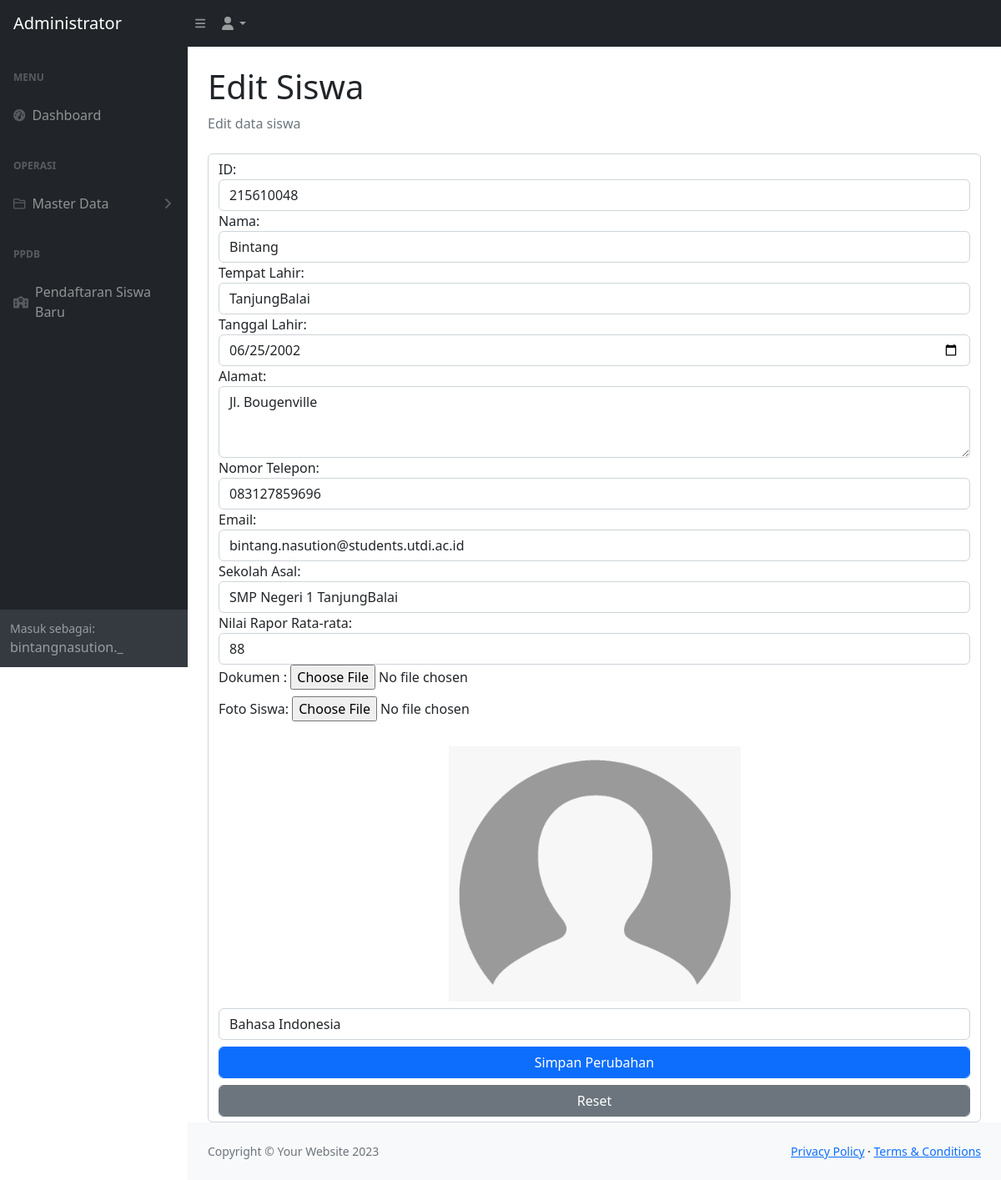
The app's page /page/admin/action/editsiswa.php?id=215610048 (signed in) with its own data.
### tables this page shows
CREATE TABLE `siswa` (
  `ID` int(11) NOT NULL,
  `Nama` varchar(100) DEFAULT NULL,
  `TempatLahir` varchar(100) DEFAULT NULL,
  `TanggalLahir` date DEFAULT NULL,
  `Alamat` varchar(255) DEFAULT NULL,
  `NomorTelepon` varchar(15) DEFAULT NULL,
  `Email` varchar(100) DEFAULT NULL,
  `SekolahAsal` varchar(100) DEFAULT NULL,
  `NilaiRapor` float DEFAULT NULL,
  `DokumenIdentitas` varchar(100) DEFAULT NULL,
  `FotoSiswa` varchar(50) DEFAULT NULL,
  `PilihanJurusan` varchar(100) DEFAULT NULL,
  `is_accepted` enum('Diterima','Ditinjau','Ditolak','') NOT NULL
);

### page/admin/action/editsiswa.php (the view, shortened to what this page needs)
<?php
$conn = new mysqli("localhost", "id22353485_proyekpsi", "Proyekpsi.123456789", "id22353485_proyek_sistem");
$id = $_GET['id'];
if(isset($_POST['submit'])){
    $nama = $_POST['nama'];
    $tempatLahir = $_POST['tempatLahir'];
    $tanggalLahir = $_POST['tanggalLahir'];
    $alamat = $_POST['alamat'];
    $nomorTelepon = $_POST['nomorTelepon'];
    $email = $_POST['email'];
    $sekolahAsal = $_POST['sekolahAsal'];
    $nilaiRapor = $_POST['nilaiRapor'];
    $pilihanJurusan = $_POST['pilihanJurusan'];
    $fotoSiswa = $_FILES['fotoSiswa']['name'];
    $target_dir = "uploads/";
    $target_file = $target_dir . basename($fotoSiswa);
    if ($fotoSiswa) {
        move_uploaded_file($_FILES["fotoSiswa"]["tmp_name"], $target_file);
        $fotoSiswaQuery = ", fotoSiswa='$fotoSiswa'";
    } else {
        $fotoSiswaQuery = "";
    }
    $query = "UPDATE siswa SET
                nama='$nama',
                tempatLahir='$tempatLahir',
                tanggalLahir='$tanggalLahir',
                alamat='$alamat',
                nomorTelepon='$nomorTelepon',
                email='$email',
                sekolahAsal='$sekolahAsal',
                nilaiRapor='$nilaiRapor',
                pilihanJurusan='$pilihanJurusan'
                $fotoSiswaQuery
              WHERE id='$id'";
    if (mysqli_query($conn, $query)) {
        header("Location: ../datasiswa.php?update=success");
    } else {
        echo "Error: " . $query . "<br>" . mysqli_error($conn);
    }
} else {
    $result = mysqli_query($conn, "SELECT * FROM siswa WHERE id='$id'");
    $data = mysqli_fetch_assoc($result);
}
?>
<!DOCTYPE html>
<html lang="en">
<head>
    <link href="https://cdn.jsdelivr.net/npm/simple-datatables@7.1.2/dist/style.min.css" rel="stylesheet" />
    <link href="../dist/css/styles.css" rel="stylesheet" />
</head>
<body class="sb-nav-fixed">
    <nav class="sb-topnav navbar navbar-expand navbar-dark bg-dark">
        <a class="navbar-brand ps-3" href="index.php">Administrator</a>
        <button class="btn btn-link btn-sm order-1 order-lg-0 me-4 me-lg-0" id="sidebarToggle" href="#!"><i class="fas fa-bars"></i></button>
        <ul class="navbar-nav ms-auto ms-md-0 me-3 me-lg-4">
            <li class="nav-item dropdown">
                <a class="nav-link dropdown-toggle" id="navbarDropdown" href="#" role="button" data-bs-toggle="dropdown" aria-expanded="false"><i class="fas fa-user fa-fw"></i></a>
            </li>
        </ul>
    </nav>
    <div id="layoutSidenav">
        <div id="layoutSidenav_nav">
            <nav class="sb-sidenav accordion sb-sidenav-dark" id="sidenavAccordion">
                <div class="sb-sidenav-menu">
                    <div class="nav">
                        <div class="sb-sidenav-menu-heading">Menu</div>
                        <a class="nav-link" href="dashboard.php">
                            <div class="sb-nav-link-icon"><i class="fas fa-tachometer-alt"></i></div>
                            Dashboard
                        </a>
                        <div class="sb-sidenav-menu-heading">Operasi</div>
                        <a class="nav-link collapsed" href="#" data-bs-toggle="collapse" data-bs-target="#collapseLayouts" aria-expanded="false" aria-controls="collapseLayouts">
                            <div class="sb-nav-link-icon"><i class="fa-regular fa-folder-closed"></i></div>
                            Master Data
                            <div class="sb-sidenav-collapse-arrow"><i class="fas fa-angle-down"></i></div>
                        </a>
                        <div class="sb-sidenav-menu-heading">PPDB</div>
                        <a class="nav-link" href="addsiswa.php">
                            <div class="sb-nav-link-icon"><i class="fa-solid fa-school"></i></div>
                            Pendaftaran Siswa Baru
                        </a>
                    </div>
                </div>
                <div class="sb-sidenav-footer">
                    <div class="small">Masuk sebagai:</div>
                    <?php echo $_SESSION['username'];?>
                </div>
            </nav>
        </div>
        <div id="layoutSidenav_content">
            <main>
                <div class="container-fluid px-4">
                    <h1 class="mt-4">Edit Siswa</h1>
                    <ol class="breadcrumb mb-4">
                        <li class="breadcrumb-item active">Edit data siswa</li>
                    </ol>
                    <form action="" method="post" enctype="multipart/form-data" class="form-control">
                        <div class="form-group">
                            <label for="id">ID:</label>
                            <input type="text" class="form-control" id="id" name="id" value="<?php echo $data['ID']; ?>" readonly>
                        </div>
                        <div class="form-group">
                            <label for="nama">Nama:</label>
                            <input type="text" class="form-control" id="nama" name="nama" value="<?php echo $data['Nama']; ?>">
                        </div>
                        <div class="form-group">
                            <label for="tempatLahir">Tempat Lahir:</label>
                            <input type="text" class="form-control" id="tempatLahir" name="tempatLahir" value="<?php echo $data['TempatLahir']; ?>">
                        </div>
                        <div class="form-group">
                            <label for="tanggalLahir">Tanggal Lahir:</label>
                            <input type="date" class="form-control" id="tanggalLahir" name="tanggalLahir" value="<?php echo $data['TanggalLahir']; ?>">
                        </div>
                        <div class="form-group">
                            <label for="alamat">Alamat:</label>
                            <textarea class="form-control" id="alamat" name="alamat" rows="3"><?php echo $data['Alamat']; ?></textarea>
                        </div>
                        <div class="form-group">
                            <label for="nomorTelepon">Nomor Telepon:</label>
                            <input type="number" class="form-control" id="nomorTelepon" name="nomorTelepon" value="<?php echo $data['NomorTelepon']; ?>">
                        </div>
                        <div class="form-group">
                            <label for="email">Email:</label>
                            <input type="email" class="form-control" id="email" name="email" value="<?php echo $data['Email']; ?>">
                        </div>
                        <div class="form-group">
                            <label for="sekolahAsal">Sekolah Asal:</label>
                            <input type="text" class="form-control" id="sekolahAsal" name="sekolahAsal" value="<?php echo $data['SekolahAsal']; ?>">
                        </div>
                        <div class="form-group">
                            <label for="nilaiRapor">Nilai Rapor Rata-rata:</label>
                            <input type="number" class="form-control" id="nilaiRapor" name="nilaiRapor" step="0.01" value="<?php echo $data['NilaiRapor']; ?>">
                        </div>
                        <div class="form-group">
                            <label for="dokumenIdentitas">Dokumen :</label>
                            <input type="file" class="form-control-file" id="dokumenIdentitas" name="dokumenIdentitas">
                        </div>
                        <div class="form-group">
                            <label for="fotoSiswa">Foto Siswa:</label>
                            <input type="file" class="form-control-file pt-2" id="fotoSiswa" name="fotoSiswa">
                            <div class="row justify-content-center">
                                <div class="col-md-6 text-center">
                                    <img id="fotoPreview" width="350px" src="../foto_siswa/<?php echo $data['FotoSiswa']; ?>" alt="Preview Foto Siswa" class="img-fluid centered-img mb-2">
                                </div>
                            </div>
                        </div>
                        <select class="form-control" id="pilihanJurusan" name="pilihanJurusan">
                            <option value="BINDO" <?php if($data['PilihanJurusan'] == 'BINDO') echo 'selected'; ?>>Bahasa Indonesia</option>
                        </select>
                        <div class="form-group mt-2">
                            <button type="submit" name="submit" class="btn btn-primary form-control mb-2">Simpan Perubahan</button>
                            <button type="reset" class="btn btn-secondary form-control">Reset</button>
                        </div>
                    </form>
                </div>
            </main>
            <footer class="py-4 bg-light mt-auto">
                <div class="container-fluid px-4">
                    <div class="d-flex align-items-center justify-content-between small">
                        <div class="text-muted">Copyright &copy; Your Website 2023</div>
                        <div>
                            <a href="#">Privacy Policy</a>
                            &middot;
                            <a href="#">Terms &amp; Conditions</a>
                        </div>
                    </div>
                </div>
            </footer>
        </div>
    </div>
</body>
</html>

### page/admin/action/editsiswa.php (style rules this page uses)
.centered-img { margin-top: 30px; }

### records on screen
siswa: id "215610048", nama "Bintang", tempatLahir "TanjungBalai", tanggalLahir "06/25/2002", alamat "Jl. Bougenville", nomorTelepon "083127859696", email "bintang.nasution@students.utdi.ac.id", sekolahAsal "SMP Negeri 1 TanjungBalai", nilaiRapor "88", FotoSiswa (placeholder picture), pilihanJurusan "Bahasa Indonesia"

### other values on screen
$_SESSION['username'] "bintangnasution._"
